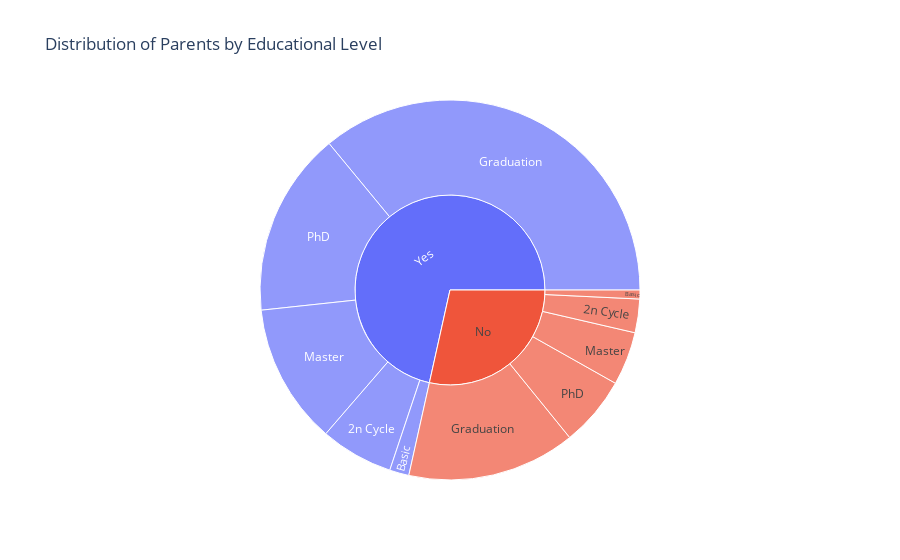

Notebook code cell kept with this figure:
### Code cell
fig = px.sunburst(df, path=['is_parent', 'Education'], 
                    labels={'Parent': 'is_parent', 'Education': 'Education'}, 
                    title='Distribution of Parents by Educational Level')
fig.show()

### Figure 1 — Plotly figure (JSON) as saved in the notebook; plotly's stock layout.template omitted (floating-point values rounded to 4 significant figures)
{"data": [{"branchvalues": "total", "domain": {"x": [0, 1], "y": [0, 1]}, "hovertemplate": "labels=%{label}<br>count=%{value}<br>parent=%{parent}<br>id=%{id}<extra></extra>", "ids": ["No/2n Cycle", "Yes/2n Cycle", "No/Basic", "Yes/Basic", "No/Graduation", "Yes/Graduation", "No/Master", "Yes/Master", "No/PhD", "Yes/PhD", "No", "Yes"], "labels": ["2n Cycle", "2n Cycle", "Basic", "Basic", "Graduation", "Graduation", "Master", "Master", "PhD", "PhD", "No", "Yes"], "name": "", "parents": ["No", "Yes", "No", "Yes", "No", "Yes", "No", "Yes", "No", "Yes", "", ""], "type": "sunburst", "values": [64, 139, 17, 37, 321, 806, 102, 268, 134, 352, 638, 1602]}], "layout": {"legend": {"tracegroupgap": 0}, "title": {"text": "Distribution of Parents by Educational Level"}}}
